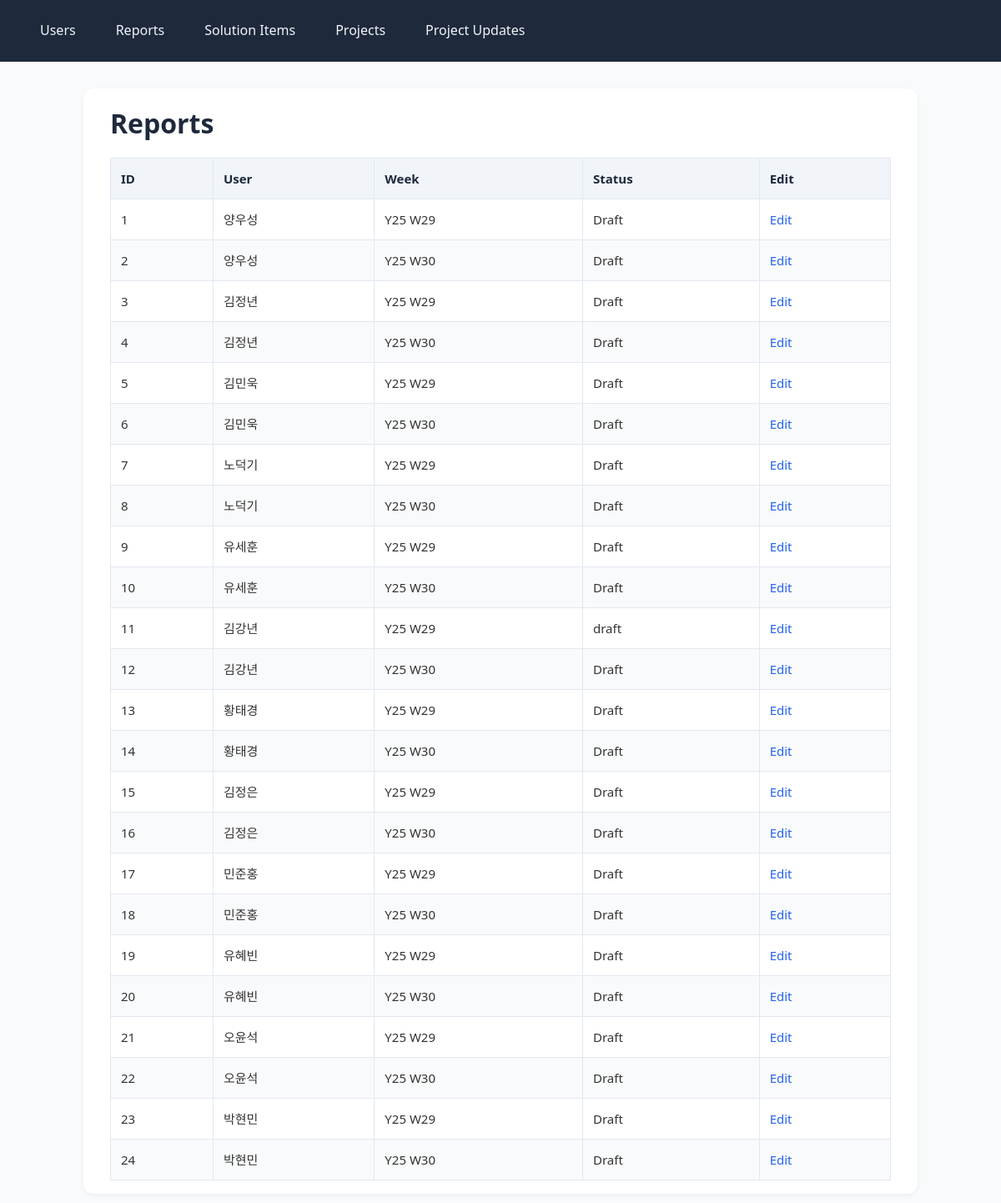
Page /reports on the committed database.
### app/models.py (models this page shows)
class Report(db.Model):
    __tablename__ = 'report'
    id = db.Column(db.Integer, primary_key=True)
    user_id = db.Column(db.Integer, db.ForeignKey('user.id'), nullable=False)
    year = db.Column(db.Integer, nullable=False, index=True)
    week = db.Column(db.Integer, nullable=False)
    status = db.Column(db.String(20), nullable=False, default='draft')
    submitted_at = db.Column(db.DateTime)
    created_at = db.Column(db.DateTime, default=datetime.utcnow)
    updated_at = db.Column(db.DateTime, default=datetime.utcnow, onupdate=datetime.utcnow)
    user = db.relationship('User', back_populates='reports')
    solution_items = db.relationship(
        'SolutionItem',
        secondary=report_solution_items,
        back_populates='reports'
    )
    project_updates = db.relationship('ProjectUpdate', back_populates='report', cascade='all, delete-orphan')
    __table_args__ = (
        db.UniqueConstraint('user_id', 'year', 'week', name='uix_user_year_week'),
    )

class User(db.Model):
    __tablename__ = 'user'
    id = db.Column(db.Integer, primary_key=True)
    employee_id = db.Column(db.String(20), unique=True, nullable=False, index=True)
    name = db.Column(db.String(50), nullable=False)
    position = db.Column(db.String(10), nullable=False)
    email = db.Column(db.String(50), nullable=False)
    is_manager = db.Column(db.Boolean, default=False)
    is_active = db.Column(db.Boolean, default=False)
    is_admin = db.Column(db.Boolean, default=False)
    reports = db.relationship('Report', back_populates='user', cascade='all, delete-orphan')
    assigned_project_updates = db.relationship(
        'ProjectUpdate',
        secondary=project_update_assignees,
        back_populates='assignees'
    )
    assigned_projects = db.relationship(
        'Project',
        secondary=project_assignees,
        back_populates='default_assignees'
    )

### app/main.py (the view)
@app.route('/reports')
def show_reports():
    reports = Report.query.all()
    reports_with_yrwk = []
    for report in reports:
        year_short = f"Y{report.year % 100:02d}"
        week_str = f"W{report.week}"
        formatted_yrwk = f"{year_short} {week_str}"
        reports_with_yrwk.append((report, formatted_yrwk))
    return render_template('reports.html', reports_with_yrwk=reports_with_yrwk)

### app/templates/reports.html (shortened to what this page needs)
{% extends 'base.html' %}
{% block content %}
  <h1>Reports</h1>
  <table class="report-table">
    <thead>
      <tr>
        <th>ID</th>
        <th>User</th>
        <th>Week</th>
        <th>Status</th>
        <th>Edit</th>
      </tr>
    </thead>
    <tbody>
      {% for report, yrwk in reports_with_yrwk %}
      <tr>
        <td>{{ report.id }}</td>
        <td>{{ report.user.name if report.user else 'N/A' }}</td>
        <td>{{ yrwk }}</td>
        <td>{{ report.status }}</td>
        <td><a href="{{ url_for('edit_report', report_id=report.id) }}" class="edit-link">Edit</a></td>
      </tr>
      {% else %}
      <tr>
        <td colspan="5">No reports found.</td>
      </tr>
      {% endfor %}
    </tbody>
  </table>
{% endblock %}

### app/static/style.css (style rules this page uses)
* { box-sizing: border-box; margin: 0; padding: 0; font-family: 'Segoe UI', Roboto, Helvetica, Arial, sans-serif; }
body { background-color: #f9fafb; color: #333; line-height: 1.6; font-size: 16px; padding: 0; }
h1, h2, h3 { margin-bottom: 1rem; color: #1e293b; }
table.report-table { width: 100%; border-collapse: collapse; margin-top: 1rem; font-size: 15px; }
.report-table th, .report-table td { border: 1px solid #e2e8f0; padding: 0.75rem; text-align: left; }
.report-table th { background-color: #f1f5f9; color: #1e293b; }
.report-table tr:nth-child(even) { background-color: #f9fafb; }
.edit-link { color: #2563eb; text-decoration: none; font-weight: 500; }

### rows in the picture
Report: id "1", user "양우성", yrwk "Y25 W29", status "Draft"
Report: id "2", user "양우성", yrwk "Y25 W30", status "Draft"
Report: id "3", user "김정년", yrwk "Y25 W29", status "Draft"
Report: id "4", user "김정년", yrwk "Y25 W30", status "Draft"
Report: id "5", user "김민욱", yrwk "Y25 W29", status "Draft"
Report: id "6", user "김민욱", yrwk "Y25 W30", status "Draft"
Report: id "7", user "노덕기", yrwk "Y25 W29", status "Draft"
Report: id "8", user "노덕기", yrwk "Y25 W30", status "Draft"
Report: id "9", user "유세훈", yrwk "Y25 W29", status "Draft"
Report: id "10", user "유세훈", yrwk "Y25 W30", status "Draft"
Report: id "11", user "김강년", yrwk "Y25 W29", status "draft"
Report: id "12", user "김강년", yrwk "Y25 W30", status "Draft"
Report: id "13", user "황태경", yrwk "Y25 W29", status "Draft"
Report: id "14", user "황태경", yrwk "Y25 W30", status "Draft"
Report: id "15", user "김정은", yrwk "Y25 W29", status "Draft"
Report: id "16", user "김정은", yrwk "Y25 W30", status "Draft"
Report: id "17", user "민준홍", yrwk "Y25 W29", status "Draft"
Report: id "18", user "민준홍", yrwk "Y25 W30", status "Draft"
Report: id "19", user "유혜빈", yrwk "Y25 W29", status "Draft"
Report: id "20", user "유혜빈", yrwk "Y25 W30", status "Draft"
Report: id "21", user "오윤석", yrwk "Y25 W29", status "Draft"
Report: id "22", user "오윤석", yrwk "Y25 W30", status "Draft"
Report: id "23", user "박현민", yrwk "Y25 W29", status "Draft"
Report: id "24", user "박현민", yrwk "Y25 W30", status "Draft"
